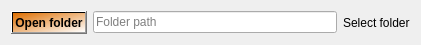
      <widget class="QWidget" name="">
       <property name="geometry">
        <rect>
         <x>292</x>
         <y>52</y>
         <width>421</width>
         <height>32</height>
        </rect>
       </property>
       <layout class="QGridLayout" name="gridLayout_33">
        <item row="0" column="0">
         <layout class="QGridLayout" name="gridLayout_32">
          <item row="0" column="0">
           <widget class="QPushButton" name="open_folder">
            <property name="font">
             <font>
              <weight>75</weight>
              <bold>true</bold>
              <stylestrategy>PreferAntialias</stylestrategy>
             </font>
            </property>
            <property name="mouseTracking">
             <bool>false</bool>
            </property>
            <property name="tabletTracking">
             <bool>false</bool>
            </property>
            <property name="focusPolicy">
             <enum>Qt::WheelFocus</enum>
            </property>
            <property name="autoFillBackground">
             <bool>false</bool>
            </property>
            <property name="styleSheet">
             <string notr="true">background-color: qlineargradient(spread:pad, x1:0, y1:0, x2:1, y2:1, stop:0 rgba(221, 110, 0, 255), stop:1 rgba(255, 255, 255, 255));
gridline-color: qlineargradient(spread:pad, x1:0, y1:0, x2:1, y2:1, stop:0 rgba(0, 0, 0, 255), stop:0.91623 rgba(149, 200, 0, 255), stop:1 rgba(255, 255, 255, 255));</string>
            </property>
            <property name="text">
             <string>Open folder</string>
            </property>
            <property name="autoDefault">
             <bool>false</bool>
            </property>
            <property name="default">
             <bool>false</bool>
            </property>
            <property name="flat">
             <bool>false</bool>
            </property>
           </widget>
          </item>
          <item row="0" column="1">
           <widget class="QLineEdit" name="folder_Edit">
            <property name="placeholderText">
             <string>Folder path</string>
            </property>
           </widget>
          </item>
         </layout>
        </item>
        <item row="0" column="1">
         <widget class="QLabel" name="text_folder">
          <property name="text">
           <string>Select folder</string>
          </property>
         </widget>
        </item>
       </layout>
      </widget>
